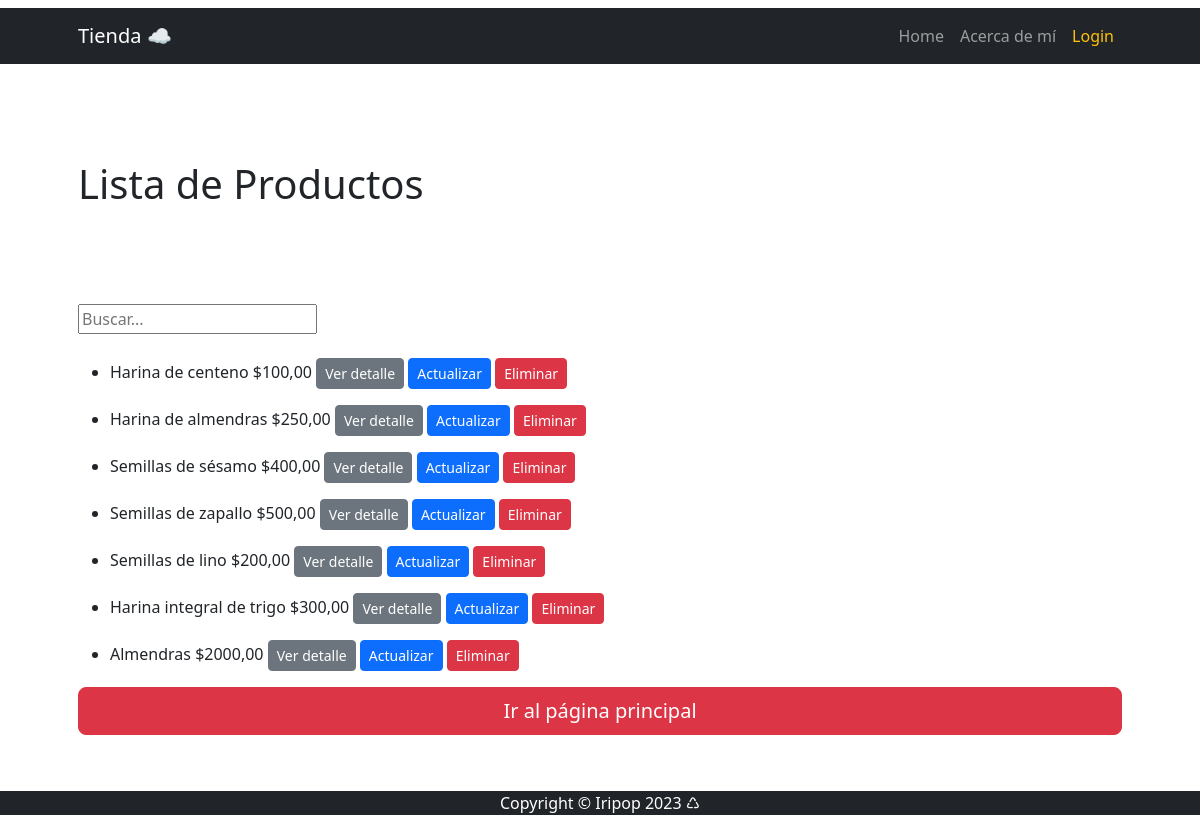
The page /producto/list/ on the database its author committed.
### apps/producto/models.py (models this page shows, shortened)
class Producto(models.Model):
    categoria = models.ForeignKey(ProductoCategoria, on_delete=models.SET_NULL, blank=True, null=True)
    nombre = models.CharField(max_length=100)
    unidad_de_medida = models.CharField(max_length=100)
    cantidad = models.FloatField()
    precio = models.DecimalField(max_digits=10, decimal_places=2)
    descripcion = models.CharField(max_length=250, null=True, blank=True)
    fecha_actualizacion = models.DateTimeField(
    default=timezone.now, editable=False, verbose_name="fecha de actualización")

### apps/producto/views.py (the view)
# urls.py: path("producto/list/", views.ProductoList.as_view(), name="producto_list"),
class ProductoList(ListView):
    model = models.Producto
    def get_queryset(self) -> QuerySet[Any]:
        if self.request.GET.get("consulta"):
            consulta = self.request.GET.get("consulta")
            object_list = models.Producto.objects.filter(nombre__icontains=consulta)
        else:
            object_list = models.Producto.objects.all()
        return object_list

### apps/producto/templates/producto/producto_list.html
{% extends 'producto/index.html' %}
{% block INDEX_TITULO %}
    Lista de Productos
{% endblock INDEX_TITULO %}
{% block INDEX_CONTENIDO %}
    {% if object_list %}
        <div class="py-lg-4">
            <form action="{% url 'producto:producto_list' %}" method="get">
                <input type="text" name="consulta" placeholder="Buscar...">
            </form>
        </div>
        {% for object in object_list %}
            <ul>
                <li>{{ object.nombre }} ${{ object.precio }}
                    <a href="{% url 'producto:producto_detail' object.id %}" class="btn btn-secondary btn-sm">
                        Ver detalle</a>
                    <a href="{% url 'producto:producto_update' object.id %}" class="btn btn-primary  btn-sm">
                        Actualizar</a>
                    <a href="{% url 'producto:producto_delete' object.id %}" class="btn btn-danger  btn-sm">
                        Eliminar</a>
                </li>
            </ul>
        {% endfor %}
    {% else %}
        <p class="fs-4 fst-italic ">No hay registros ingresados</p>
    {% endif %}
    {% include 'CORE/index_back.html' %}</p></br>
{% endblock INDEX_CONTENIDO %}

### rows shown on the page
Producto: nombre "Harina de centeno", precio "100,00"
Producto: nombre "Harina de almendras", precio "250,00"
Producto: nombre "Semillas de sésamo", precio "400,00"
Producto: nombre "Semillas de zapallo", precio "500,00"
Producto: nombre "Semillas de lino", precio "200,00"
Producto: nombre "Harina integral de trigo", precio "300,00"
Producto: nombre "Almendras", precio "2000,00"
